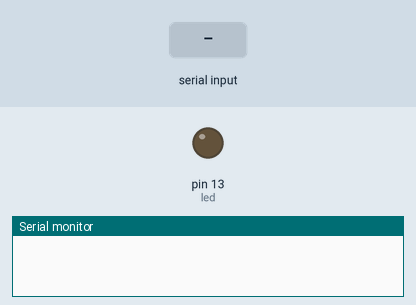
Simulated run of this sketch. Board: Arduino Uno, built with avr-gcc and run on an emulated ATmega328P. On the bench: output pins drawn as LEDs (lit = HIGH), the last lines printed to the serial monitor. The test bench sets the inputs (shaded band).

Above: at 1.2 s.
1.3 s: byte 30 received over Serial
At 3.0 s:
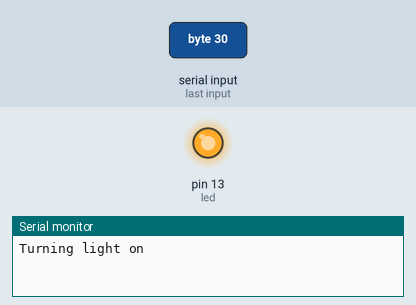
Timing chart, 0 to 4.5 s (numbered marks = the images above; inputs shaded):
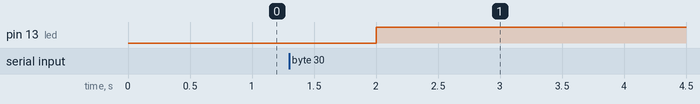

Measured:
- after the input at 1.3 s, pin 13 (led): LOW → HIGH after 0.70 s

The sketch:

serial_usage.ino
```cpp
// (licence header left out)
// Configuration parameters
int led = 13;
int incomingByte = 0;
int turnOnChar = 48;

void setup() {
  Serial.begin(9600);
  pinMode(led, OUTPUT);
}

void loop() {
  // Read a character from serial port only if available
  if (Serial.available() > 0) {
    incomingByte = Serial.read();

    // Check if 0 has been written
    if (incomingByte == turnOnChar) {
      digitalWrite(led, LOW);
      Serial.println("Turning light off");
    } else {
      digitalWrite(led, HIGH);
      Serial.println("Turning light on");
    }
  }

  delay(1000);
}
```
